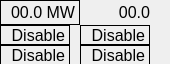
    <widget class="QFrame" name="status_gun_2">
     <property name="geometry">
      <rect>
       <x>200</x>
       <y>170</y>
       <width>170</width>
       <height>64</height>
      </rect>
     </property>
     <property name="font">
      <font>
       <pointsize>12</pointsize>
      </font>
     </property>
     <property name="frameShape">
      <enum>QFrame::NoFrame</enum>
     </property>
     <property name="frameShadow">
      <enum>QFrame::Plain</enum>
     </property>
     <widget class="PyDMLabel" name="pwr_gun_13">
      <property name="geometry">
       <rect>
        <x>0</x>
        <y>45</y>
        <width>70</width>
        <height>20</height>
       </rect>
      </property>
      <property name="maximumSize">
       <size>
        <width>110</width>
        <height>40</height>
       </size>
      </property>
      <property name="font">
       <font>
        <pointsize>12</pointsize>
       </font>
      </property>
      <property name="toolTip">
       <string/>
      </property>
      <property name="styleSheet">
       <string notr="true">PyDMLabel {
  border-radius: 2px;
}
PyDMLabel[alarmSensitiveBorder=&quot;true&quot;][alarmSeverity=&quot;0&quot;] {
  background-color: rgb(0,0,10);
  color: rgb(0,255,0);
}

PyDMLabel[alarmSensitiveBorder=&quot;true&quot;][alarmSeverity=&quot;1&quot;] {
  background-color: rgb(0,0,10);
  color: rgb(255,255,0);
}

PyDMLabel[alarmSensitiveBorder=&quot;true&quot;][alarmSeverity=&quot;2&quot;] {
  background-color: rgb(255,0,0);
  color: rgb(255,255,255);
}

PyDMLabel[alarmSensitiveBorder=&quot;true&quot;][alarmSeverity=&quot;3&quot;] {
  background-color: rgb(192,0,255);
  color: rgb(255,255,0);
}

PyDMLabel[alarmSensitiveBorder=&quot;true&quot;][alarmSeverity=&quot;4&quot;] {
  color: rgb(218,218,218);
  background-color: rgb(25,25,25);
}</string>
      </property>
      <property name="frameShape">
       <enum>QFrame::Box</enum>
      </property>
      <property name="frameShadow">
       <enum>QFrame::Plain</enum>
      </property>
      <property name="text">
       <string>Disable</string>
      </property>
      <property name="alignment">
       <set>Qt::AlignRight|Qt::AlignTrailing|Qt::AlignVCenter</set>
      </property>
      <property name="precision" stdset="0">
       <number>1</number>
      </property>
      <property name="showUnits" stdset="0">
       <bool>true</bool>
      </property>
      <property name="precisionFromPV" stdset="0">
       <bool>false</bool>
      </property>
      <property name="alarmSensitiveContent" stdset="0">
       <bool>false</bool>
      </property>
      <property name="alarmSensitiveBorder" stdset="0">
       <bool>true</bool>
      </property>
      <property name="PyDMToolTip" stdset="0">
       <string/>
      </property>
      <property name="channel" stdset="0">
       <string>KLYS:LI10:31:SFB_ADIS</string>
      </property>
      <property name="enableRichText" stdset="0">
       <bool>false</bool>
      </property>
     </widget>
     <widget class="PyDMLabel" name="pwr_gun_14">
      <property name="geometry">
       <rect>
        <x>80</x>
        <y>25</y>
        <width>70</width>
        <height>20</height>
       </rect>
      </property>
      <property name="maximumSize">
       <size>
        <width>110</width>
        <height>40</height>
       </size>
      </property>
      <property name="font">
       <font>
        <pointsize>12</pointsize>
       </font>
      </property>
      <property name="toolTip">
       <string/>
      </property>
      <property name="styleSheet">
       <string notr="true">PyDMLabel {
  border-radius: 2px;
}
PyDMLabel[alarmSensitiveBorder=&quot;true&quot;][alarmSeverity=&quot;0&quot;] {
  background-color: rgb(0,0,10);
  color: rgb(0,255,0);
}

PyDMLabel[alarmSensitiveBorder=&quot;true&quot;][alarmSeverity=&quot;1&quot;] {
  background-color: rgb(0,0,10);
  color: rgb(255,255,0);
}

PyDMLabel[alarmSensitiveBorder=&quot;true&quot;][alarmSeverity=&quot;2&quot;] {
  background-color: rgb(255,0,0);
  color: rgb(255,255,255);
}

PyDMLabel[alarmSensitiveBorder=&quot;true&quot;][alarmSeverity=&quot;3&quot;] {
  background-color: rgb(192,0,255);
  color: rgb(255,255,0);
}

PyDMLabel[alarmSensitiveBorder=&quot;true&quot;][alarmSeverity=&quot;4&quot;] {
  color: rgb(218,218,218);
  background-color: rgb(25,25,25);
}</string>
      </property>
      <property name="frameShape">
       <enum>QFrame::Box</enum>
      </property>
      <property name="frameShadow">
       <enum>QFrame::Plain</enum>
      </property>
      <property name="text">
       <string>Disable</string>
      </property>
      <property name="alignment">
       <set>Qt::AlignRight|Qt::AlignTrailing|Qt::AlignVCenter</set>
      </property>
      <property name="precision" stdset="0">
       <number>1</number>
      </property>
      <property name="showUnits" stdset="0">
       <bool>true</bool>
      </property>
      <property name="precisionFromPV" stdset="0">
       <bool>false</bool>
      </property>
      <property name="alarmSensitiveContent" stdset="0">
       <bool>false</bool>
      </property>
      <property name="alarmSensitiveBorder" stdset="0">
       <bool>true</bool>
      </property>
      <property name="PyDMToolTip" stdset="0">
       <string/>
      </property>
      <property name="channel" stdset="0">
       <string>KLYS:LI10:31:PFBST</string>
      </property>
      <property name="enableRichText" stdset="0">
       <bool>false</bool>
      </property>
     </widget>
     <widget class="PyDMLabel" name="pwr_gun_15">
      <property name="geometry">
       <rect>
        <x>0</x>
        <y>25</y>
        <width>70</width>
        <height>20</height>
       </rect>
      </property>
      <property name="maximumSize">
       <size>
        <width>110</width>
        <height>40</height>
       </size>
      </property>
      <property name="font">
       <font>
        <pointsize>12</pointsize>
       </font>
      </property>
      <property name="toolTip">
       <string/>
      </property>
      <property name="styleSheet">
       <string notr="true">PyDMLabel {
  border-radius: 2px;
}
PyDMLabel[alarmSensitiveBorder=&quot;true&quot;][alarmSeverity=&quot;0&quot;] {
  background-color: rgb(0,0,10);
  color: rgb(0,255,0);
}

PyDMLabel[alarmSensitiveBorder=&quot;true&quot;][alarmSeverity=&quot;1&quot;] {
  background-color: rgb(0,0,10);
  color: rgb(255,255,0);
}

PyDMLabel[alarmSensitiveBorder=&quot;true&quot;][alarmSeverity=&quot;2&quot;] {
  background-color: rgb(255,0,0);
  color: rgb(255,255,255);
}

PyDMLabel[alarmSensitiveBorder=&quot;true&quot;][alarmSeverity=&quot;3&quot;] {
  background-color: rgb(192,0,255);
  color: rgb(255,255,0);
}

PyDMLabel[alarmSensitiveBorder=&quot;true&quot;][alarmSeverity=&quot;4&quot;] {
  color: rgb(218,218,218);
  background-color: rgb(25,25,25);
}</string>
      </property>
      <property name="frameShape">
       <enum>QFrame::Box</enum>
      </property>
      <property name="frameShadow">
       <enum>QFrame::Plain</enum>
      </property>
      <property name="text">
       <string>Disable</string>
      </property>
      <property name="alignment">
       <set>Qt::AlignRight|Qt::AlignTrailing|Qt::AlignVCenter</set>
      </property>
      <property name="precision" stdset="0">
       <number>1</number>
      </property>
      <property name="showUnits" stdset="0">
       <bool>true</bool>
      </property>
      <property name="precisionFromPV" stdset="0">
       <bool>false</bool>
      </property>
      <property name="alarmSensitiveContent" stdset="0">
       <bool>false</bool>
      </property>
      <property name="alarmSensitiveBorder" stdset="0">
       <bool>true</bool>
      </property>
      <property name="PyDMToolTip" stdset="0">
       <string/>
      </property>
      <property name="channel" stdset="0">
       <string>KLYS:LI10:31:AFBST</string>
      </property>
      <property name="enableRichText" stdset="0">
       <bool>false</bool>
      </property>
     </widget>
     <widget class="PyDMLabel" name="pwr_gun_16">
      <property name="geometry">
       <rect>
        <x>80</x>
        <y>45</y>
        <width>70</width>
        <height>20</height>
       </rect>
      </property>
      <property name="maximumSize">
       <size>
        <width>110</width>
        <height>40</height>
       </size>
      </property>
      <property name="font">
       <font>
        <pointsize>12</pointsize>
       </font>
      </property>
      <property name="toolTip">
       <string/>
      </property>
      <property name="styleSheet">
       <string notr="true">PyDMLabel {
  border-radius: 2px;
}
PyDMLabel[alarmSensitiveBorder=&quot;true&quot;][alarmSeverity=&quot;0&quot;] {
  background-color: rgb(0,0,10);
  color: rgb(0,255,0);
}

PyDMLabel[alarmSensitiveBorder=&quot;true&quot;][alarmSeverity=&quot;1&quot;] {
  background-color: rgb(0,0,10);
  color: rgb(255,255,0);
}

PyDMLabel[alarmSensitiveBorder=&quot;true&quot;][alarmSeverity=&quot;2&quot;] {
  background-color: rgb(255,0,0);
  color: rgb(255,255,255);
}

PyDMLabel[alarmSensitiveBorder=&quot;true&quot;][alarmSeverity=&quot;3&quot;] {
  background-color: rgb(192,0,255);
  color: rgb(255,255,0);
}

PyDMLabel[alarmSensitiveBorder=&quot;true&quot;][alarmSeverity=&quot;4&quot;] {
  color: rgb(218,218,218);
  background-color: rgb(25,25,25);
}</string>
      </property>
      <property name="frameShape">
       <enum>QFrame::Box</enum>
      </property>
      <property name="frameShadow">
       <enum>QFrame::Plain</enum>
      </property>
      <property name="text">
       <string>Disable</string>
      </property>
      <property name="alignment">
       <set>Qt::AlignRight|Qt::AlignTrailing|Qt::AlignVCenter</set>
      </property>
      <property name="precision" stdset="0">
       <number>1</number>
      </property>
      <property name="showUnits" stdset="0">
       <bool>true</bool>
      </property>
      <property name="precisionFromPV" stdset="0">
       <bool>false</bool>
      </property>
      <property name="alarmSensitiveContent" stdset="0">
       <bool>false</bool>
      </property>
      <property name="alarmSensitiveBorder" stdset="0">
       <bool>true</bool>
      </property>
      <property name="PyDMToolTip" stdset="0">
       <string/>
      </property>
      <property name="channel" stdset="0">
       <string>KLYS:LI10:31:SFB_PDIS</string>
      </property>
      <property name="enableRichText" stdset="0">
       <bool>false</bool>
      </property>
     </widget>
     <widget class="PyDMLabel" name="pwr_gun_2">
      <property name="geometry">
       <rect>
        <x>0</x>
        <y>0</y>
        <width>80</width>
        <height>25</height>
       </rect>
      </property>
      <property name="maximumSize">
       <size>
        <width>110</width>
        <height>40</height>
       </size>
      </property>
      <property name="font">
       <font>
        <pointsize>12</pointsize>
       </font>
      </property>
      <property name="toolTip">
       <string/>
      </property>
      <property name="styleSheet">
       <string notr="true">PyDMLabel {
  border-radius: 2px;
}
PyDMLabel[alarmSensitiveBorder=&quot;true&quot;][alarmSeverity=&quot;0&quot;] {
  background-color: rgb(0,0,10);
  color: rgb(0,255,0);
}

PyDMLabel[alarmSensitiveBorder=&quot;true&quot;][alarmSeverity=&quot;1&quot;] {
  background-color: rgb(0,0,10);
  color: rgb(255,255,0);
}

PyDMLabel[alarmSensitiveBorder=&quot;true&quot;][alarmSeverity=&quot;2&quot;] {
  background-color: rgb(255,0,0);
  color: rgb(255,255,255);
}

PyDMLabel[alarmSensitiveBorder=&quot;true&quot;][alarmSeverity=&quot;3&quot;] {
  background-color: rgb(192,0,255);
  color: rgb(255,255,0);
}

PyDMLabel[alarmSensitiveBorder=&quot;true&quot;][alarmSeverity=&quot;4&quot;] {
  color: rgb(218,218,218);
  background-color: rgb(25,25,25);
}</string>
      </property>
      <property name="frameShape">
       <enum>QFrame::Box</enum>
      </property>
      <property name="frameShadow">
       <enum>QFrame::Plain</enum>
      </property>
      <property name="text">
       <string>00.0 MW</string>
      </property>
      <property name="alignment">
       <set>Qt::AlignRight|Qt::AlignTrailing|Qt::AlignVCenter</set>
      </property>
      <property name="precision" stdset="0">
       <number>1</number>
      </property>
      <property name="showUnits" stdset="0">
       <bool>true</bool>
      </property>
      <property name="precisionFromPV" stdset="0">
       <bool>false</bool>
      </property>
      <property name="alarmSensitiveContent" stdset="0">
       <bool>false</bool>
      </property>
      <property name="alarmSensitiveBorder" stdset="0">
       <bool>true</bool>
      </property>
      <property name="PyDMToolTip" stdset="0">
       <string/>
      </property>
      <property name="channel" stdset="0">
       <string>ACCL:LI10:31:POWER_W0CH0</string>
      </property>
      <property name="enableRichText" stdset="0">
       <bool>false</bool>
      </property>
     </widget>
     <widget class="PyDMLabel" name="phi_gun_2">
      <property name="geometry">
       <rect>
        <x>90</x>
        <y>0</y>
        <width>60</width>
        <height>25</height>
       </rect>
      </property>
      <property name="maximumSize">
       <size>
        <width>60</width>
        <height>40</height>
       </size>
      </property>
      <property name="font">
       <font>
        <pointsize>12</pointsize>
       </font>
      </property>
      <property name="toolTip">
       <string/>
      </property>
      <property name="styleSheet">
       <string notr="true">PyDMLabel {
  border-radius: 5px;
}
PyDMLabel[alarmSensitiveBorder=&quot;true&quot;][alarmSeverity=&quot;0&quot;] {
  background-color: rgb(0,0,10);
  color: rgb(0,255,0);
}

PyDMLabel[alarmSensitiveBorder=&quot;true&quot;][alarmSeverity=&quot;1&quot;] {
  background-color: rgb(0,0,10);
  color: rgb(255,255,0);
}

PyDMLabel[alarmSensitiveBorder=&quot;true&quot;][alarmSeverity=&quot;2&quot;] {
  background-color: rgb(255,0,0);
  color: rgb(255,255,255);
}

PyDMLabel[alarmSensitiveBorder=&quot;true&quot;][alarmSeverity=&quot;3&quot;] {
  background-color: rgb(192,0,255);
  color: rgb(255,255,0);
}

PyDMLabel[alarmSensitiveBorder=&quot;true&quot;][alarmSeverity=&quot;4&quot;] {
  color: rgb(218,218,218);
  background-color: rgb(25,25,25);
}</string>
      </property>
      <property name="text">
       <string>00.0</string>
      </property>
      <property name="alignment">
       <set>Qt::AlignRight|Qt::AlignTrailing|Qt::AlignVCenter</set>
      </property>
      <property name="precision" stdset="0">
       <number>1</number>
      </property>
      <property name="showUnits" stdset="0">
       <bool>false</bool>
      </property>
      <property name="precisionFromPV" stdset="0">
       <bool>false</bool>
      </property>
      <property name="alarmSensitiveContent" stdset="0">
       <bool>true</bool>
      </property>
      <property name="alarmSensitiveBorder" stdset="0">
       <bool>true</bool>
      </property>
      <property name="PyDMToolTip" stdset="0">
       <string/>
      </property>
      <property name="channel" stdset="0">
       <string>ACCL:LI10:31:PHASE_W0CH0</string>
      </property>
      <property name="enableRichText" stdset="0">
       <bool>false</bool>
      </property>
     </widget>
    </widget>
